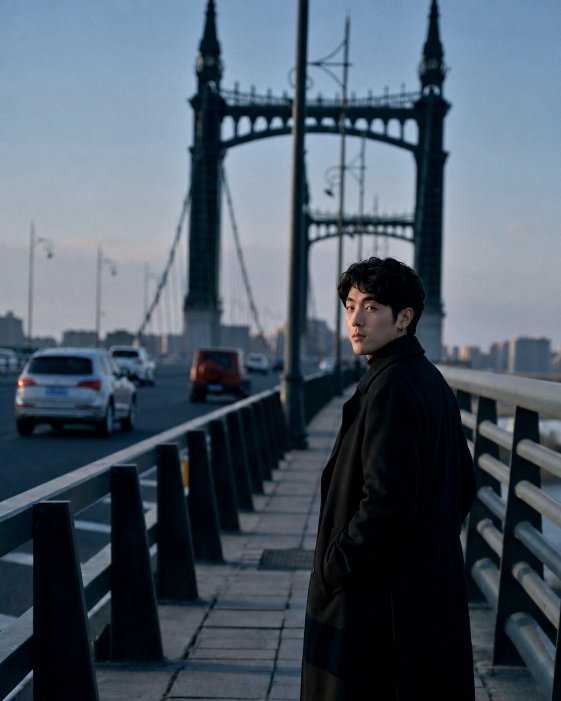
#> input picture analysis_outputs/algorithm_bridge_30.jpg, 1122 x 1402 px, given in place of ig_059018b641d22072016a1e5314bee0819a9a837b923e86a889.png, which was not available (shown at 1/2 size)
$ python fit_two_examples.py
#> lines starting #> are read from the running program, lines starting #| are printed output that depends on the picture; after the words box and inside, x2 and y2 are one past the last pixel; in counts of white or black regions, pixels touching at a corner belong together; pictures that were not available may be replaced by others from this repository, and a replacement may not be noted
#> in evaluate, src is the input picture: PIL image 1122x1402 RGB; mean R, G, B 75.1, 88.3, 101.5
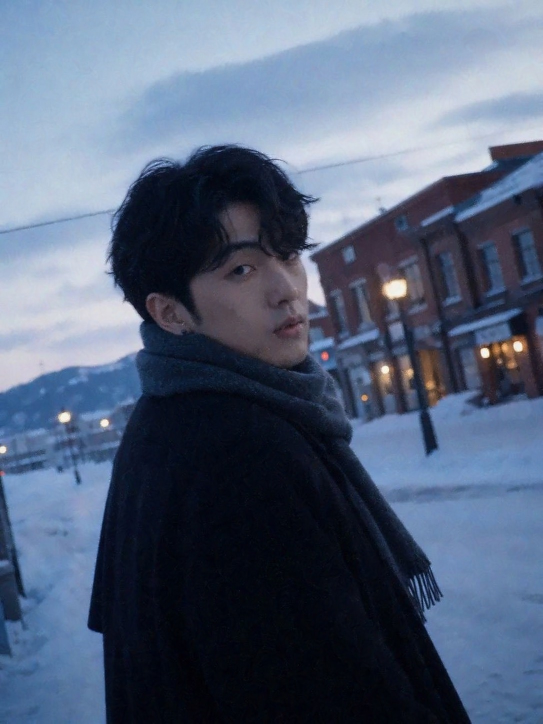
#> input picture analysis_outputs/exact_passthrough_test.jpg, 1086 x 1448 px (shown at 1/2 size)
#> in evaluate, target is the input picture: PIL image 1086x1448 RGB; mean R, G, B 85.1, 98.7, 121.7
### server.py
from http.server import SimpleHTTPRequestHandler, ThreadingHTTPServer
from pathlib import Path
from urllib.parse import urlparse
import base64
import io
import json
import mimetypes
import uuid
import zipfile

import numpy as np
from PIL import Image, ImageFilter, ImageOps, TiffImagePlugin

from defensive_forensics import analyze_pair as analyze_forensics_pair


ROOT = Path(__file__).resolve().parent
CAL_INPUT = Path(r"C:/Users/zsen/Desktop/ig_059018b641d22072016a1e5314bee0819a9a837b923e86a889.png")
CAL_OUTPUT = Path(r"C:/Users/zsen/Downloads/phlegethon_ig_059018b641d22072016a1e5314bee0819a9a837b923e86a889.png.jpg")
PHLEGETHON_REFERENCE = Path(r"C:/Users/zsen/Downloads/phlegethon-forged-bA0TPQiMp8h1DW1MMFc0U.jpg")
REAL_DONOR_PATHS = [
    Path(r"C:/Users/zsen/Desktop/照片/88354f0dbad2a307a391722f5dd1e22c.PNG"),
    Path(r"C:/Users/zsen/Desktop/照片/IMG_3617.PNG"),
    Path(r"C:/Users/zsen/Desktop/照片/IMG_4113.jpg"),
    Path(r"C:/Users/zsen/Desktop/照片/IMG_8704.jpg"),
    Path(r"C:/Users/zsen/Desktop/照片/IMG_9412.png"),
    Path(r"C:/Users/zsen/Desktop/照片/IMG_9414.png"),
    Path(r"C:/Users/zsen/Desktop/照片/IMG_9630.png"),
    Path(r"C:/Users/zsen/Desktop/照片/屏幕截图 2026-02-20 224720.png"),
]
AFFINE = np.array(
    [
        [0.97088, -0.153],
        [0.96920, -0.714],
        [0.96408, 1.345],
    ],
    dtype=np.float32,
)
PHLEGETHON_MIMIC_AFFINE = np.array(
    [
        [0.967461, -1.668849],
        [0.970711, -1.374864],
        [0.970294, -1.336976],
    ],
    dtype=np.float32,
)
PHLEGETHON_QTABLES = [
    [
        3, 2, 2, 3, 4, 6, 8, 10,
        2, 2, 2, 3, 4, 9, 10, 9,
        2, 2, 3, 4, 6, 9, 11, 9,
        2, 3, 4, 5, 8, 14, 13, 10,
        3, 4, 6, 9, 11, 17, 16, 12,
        4, 6, 9, 10, 13, 17, 18, 15,
        8, 10, 12, 14, 16, 19, 19, 16,
        12, 15, 15, 16, 18, 16, 16, 16,
    ],
    [
        3, 3, 4, 8, 16, 16, 16, 16,
        3, 3, 4, 11, 16, 16, 16, 16,
        4, 4, 9, 16, 16, 16, 16, 16,
        8, 11, 16, 16, 16, 16, 16, 16,
        16, 16, 16, 16, 16, 16, 16, 16,
        16, 16, 16, 16, 16, 16, 16, 16,
        16, 16, 16, 16, 16, 16, 16, 16,
        16, 16, 16, 16, 16, 16, 16, 16,
    ],
]
_cal_input_array = None
_cal_residual = None


# [18 lines left out: functions calibration_input_array, calibration_residual, not called in this run]


def noise(width, height, seed):
    y, x = np.mgrid[0:height, 0:width]
    n = np.sin(x * 12.9898 + y * 78.233 + seed * 37.719) * 43758.5453
    return n - np.floor(n)


# [30 lines left out: functions donor_patch, normalized_residual, not called in this run]


def edge_strength(rgb):
    lum = rgb[..., 0] * 0.299 + rgb[..., 1] * 0.587 + rgb[..., 2] * 0.114
    left = np.pad(lum[:, :-1], ((0, 0), (1, 0)), mode="edge")
    right = np.pad(lum[:, 1:], ((0, 0), (0, 1)), mode="edge")
    up = np.pad(lum[:-1, :], ((1, 0), (0, 0)), mode="edge")
    down = np.pad(lum[1:, :], ((0, 1), (0, 0)), mode="edge")
    center = lum
    gx = np.abs(left - right)
    gy = np.abs(up - down)
    local = np.abs(center - (left + right + up + down) / 4)
    return np.clip((gx + gy) / 80 + local / 90, 0, 1)


def residual_std_gray(lum):
    if lum.shape[0] < 3 or lum.shape[1] < 3:
        return 0.0
    center = lum[1:-1, 1:-1]
    nb = (lum[:-2, 1:-1] + lum[2:, 1:-1] + lum[1:-1, :-2] + lum[1:-1, 2:]) / 4
    return float((center - nb).std())


def image_profile(image):
    rgb = np.asarray(image.convert("RGB")).astype(np.float32)
    lum = rgb[..., 0] * 0.299 + rgb[..., 1] * 0.587 + rgb[..., 2] * 0.114
    edge = edge_strength(rgb)
    smooth = np.clip(1.0 - edge * 1.8, 0, 1)
    cold = np.clip((rgb[..., 2] - rgb[..., 0] + 18) / 95, 0, 1)
    bright = np.clip((lum - 55) / 155, 0, 1)
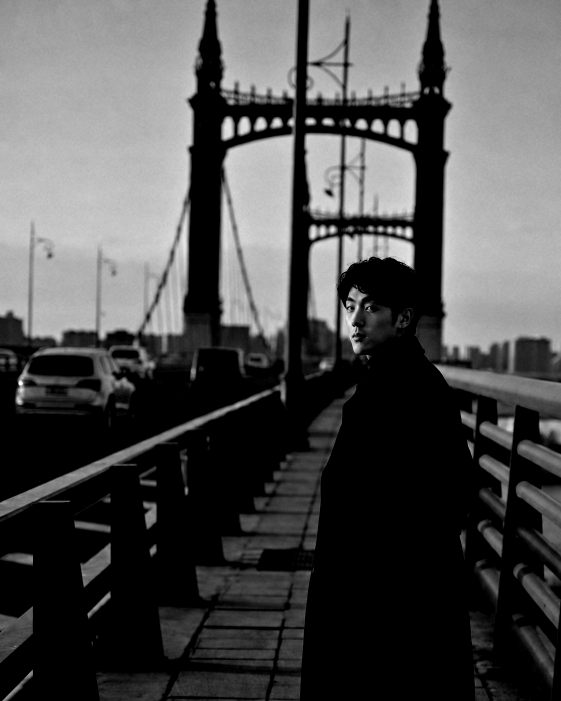
#> bright: shape (1402, 1122) float32 (shown at 1/2 size); min 0, max 1, mean 0.306
    dark = np.clip((85 - lum) / 85, 0, 1)
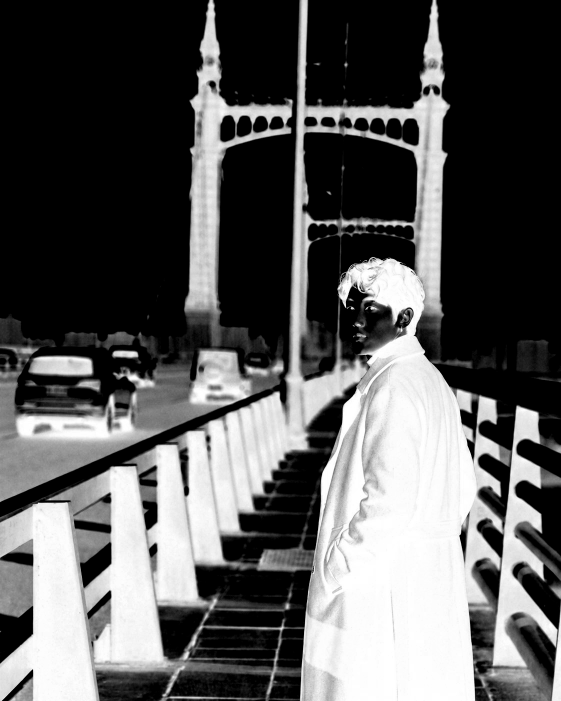
#> dark: shape (1402, 1122) float32 (shown at 1/2 size); min 0, max 1, mean 0.354
    saturation = rgb.max(axis=2) - rgb.min(axis=2)
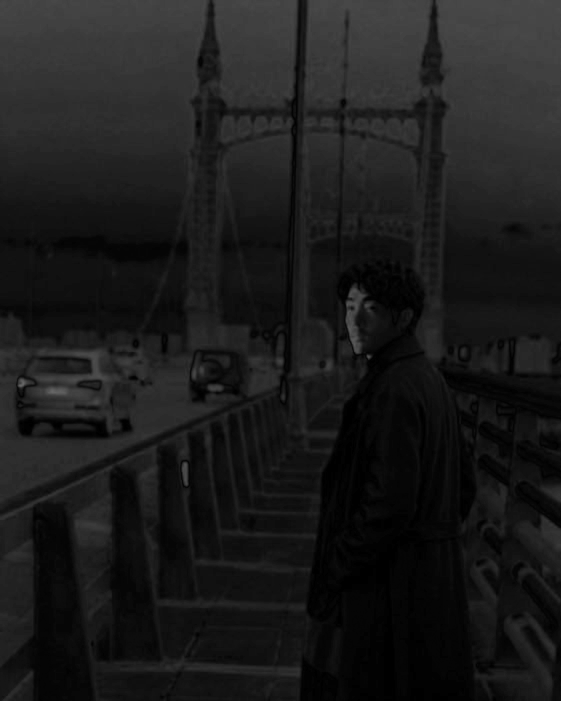
#> saturation: shape (1402, 1122) float32 (shown at 1/2 size); min 0, max 103, mean 27.3
    r, g, b = rgb[..., 0], rgb[..., 1], rgb[..., 2]
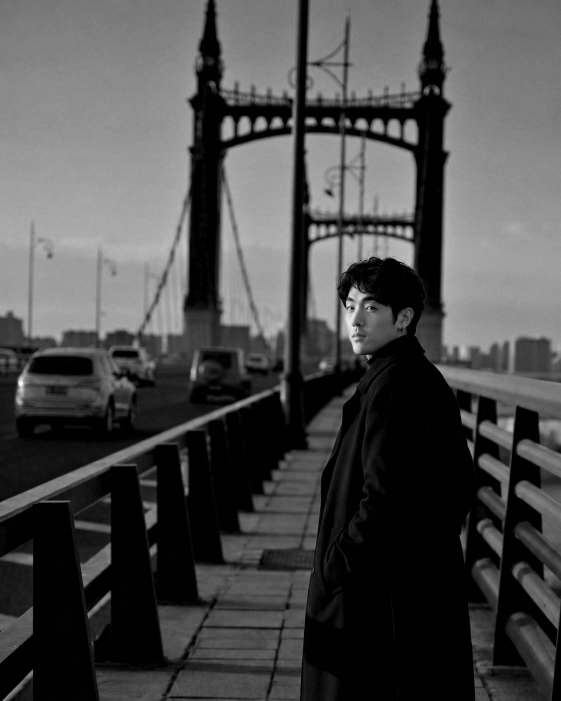
#> r: shape (1402, 1122) float32 (shown at 1/2 size); min 0, max 255, mean 75.1
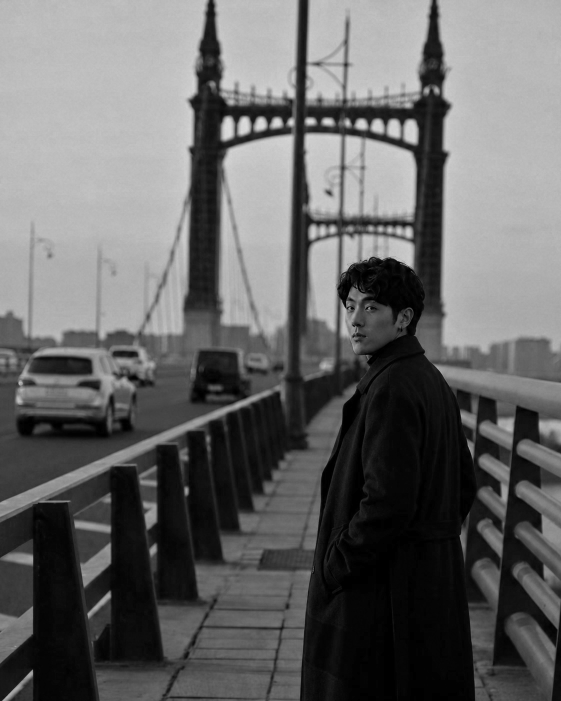
#> b: shape (1402, 1122) float32 (shown at 1/2 size); min 0, max 222, mean 101.5
    skin = (
        (r > 64) & (g > 38) & (b > 25) &
        (r > b * 0.86) & (g > b * 0.66) &
        (lum > 35) & (lum < 190) & (saturation < 125)
    )
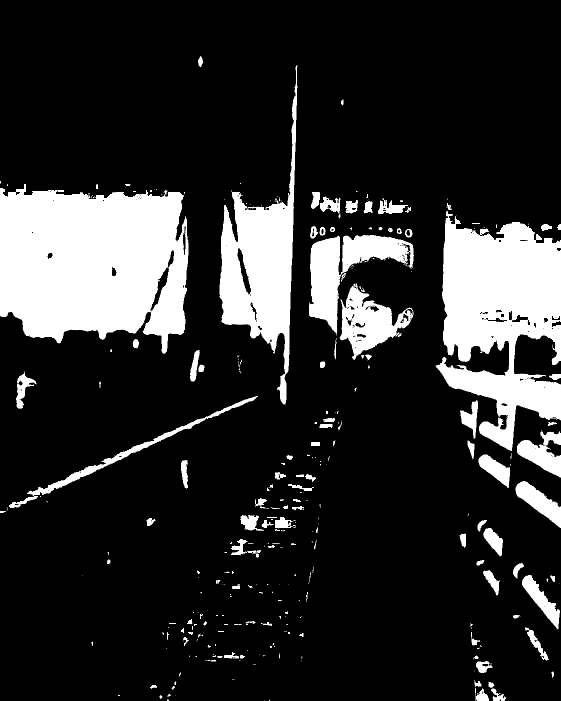
#> skin: shape (1402, 1122) bool (shown at 1/2 size); 17.5% white; 329 white regions (193 under 20 px), largest, box (x1, y1, x2, y2) and area: (0, 368, 377, 708) 100795, (871, 422, 1122, 902) 71426, (439, 130, 595, 809) 37592
    h, w = lum.shape
    mid_skin = skin[round(h * 0.18):round(h * 0.72), round(w * 0.22):round(w * 0.78)]
#> mid_skin: shape (757, 628) bool; 22.3% white; 113 white regions (64 under 20 px), largest, box (x1, y1, x2, y2) and area: (192, 0, 345, 557) 36962, (0, 128, 130, 456) 32893, (371, 218, 581, 419) 15873
#> (the rest of the program and of its run is left out)
